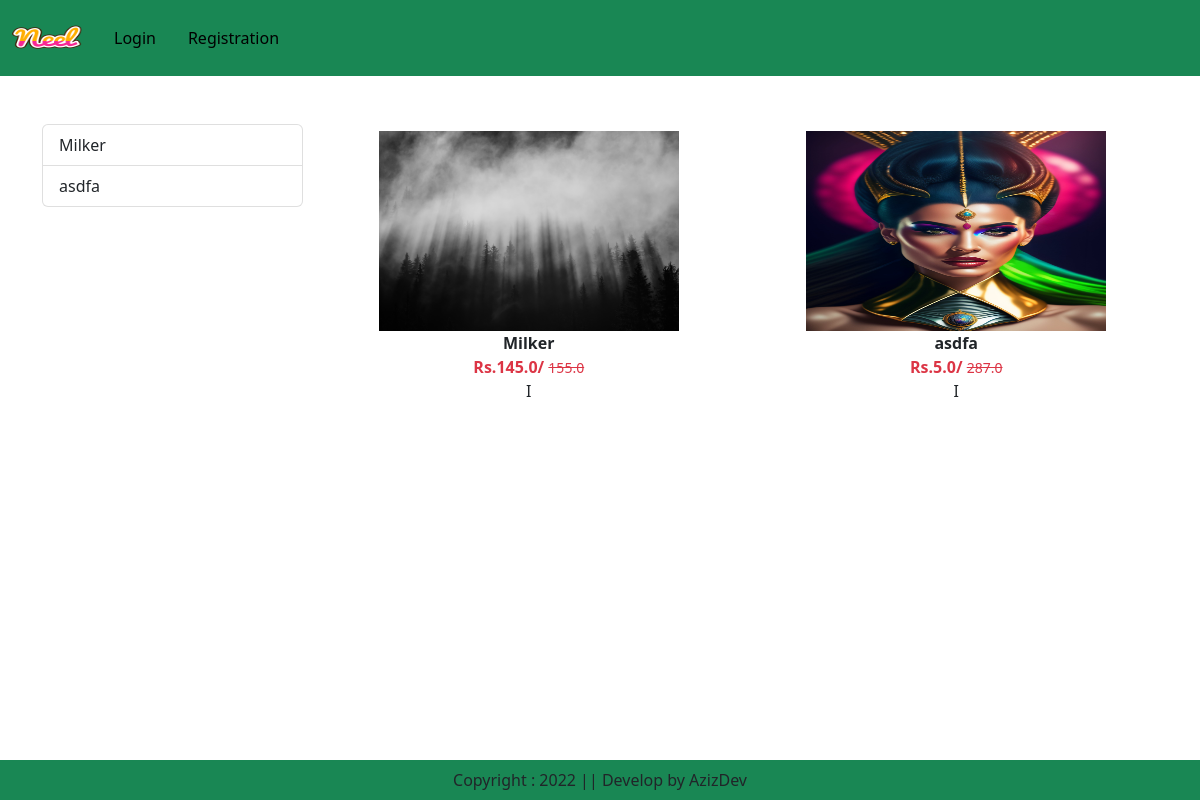
The page /category/ML on the database its author committed.
### app/models.py (models this page shows, shortened)
class Product(models.Model):
    title = models.CharField(max_length=100)
    selling_price = models.FloatField()
    discounted_price = models.FloatField()
    description = models.TextField()
    composition = models.TextField(default='')
    prodapp = models.TextField(default='')
    category = models.CharField(choices=CATEGORY_CHOICES,max_length=2)
    product_image = models.ImageField(upload_to='product')

### app/views.py (the view)
# urls.py: path('category/<slug:val>', views.CategoryView.as_view(),name="category"),
class CategoryView(View):
    def get(self, request, val):
        product = Product.objects.filter(category=val)
        title = Product.objects.filter(category=val).values('title').annotate(total=Count('title'))
        return render (request, "app/category.html", locals())

### app/templates/app/category.html (shortened to what this page needs)
{% extends 'app/base.html' %}
{% load static %}
{% block main-content %}
<div class="container my-5">
  <div class="row">
    <div class="col-sm-3">
      <div class="list-group">
        {% for val in title %}
        <a
          href="{% url 'category-title' val.title %}"
          class="list-group-item list-group-item-action"
          aria-current="true"
          >{{val.title}}</a
        >
        {% endfor %}
      </div>
    </div>
    <div class="col-sm-9">
      <div class="row">
        {% for prod in product %}
        <div class="col text-center mb-4">
          <a href="{% url 'product-detail' prod.id %}" class="btn">
            <div>
              <img
                src="{{ prod.product_image.url }}"
                width="300px"
                height="200px"
              />
              <div class="fw-bold">{{prod.title}}</div>
              <div class="fw-bold text-danger">
                Rs.{{prod.discounted_price}}/
                <small class="fw-light text-decoration-line-through"
                  >{{prod.selling_price}}</small
                >
              </div>
            </div>
            I
          </a>
        </div>
        {% endfor %}
      </div>
    </div>
  </div>
</div>
{% endblock main-content %}

### rows shown on the page
Product: product_image (picture), title "Milker", discounted_price "145.0", selling_price "155.0"
Product: product_image (picture), title "asdfa", discounted_price "5.0", selling_price "287.0"

### other values the page prints
{{ val.title }} "Milker" "asdfa"
